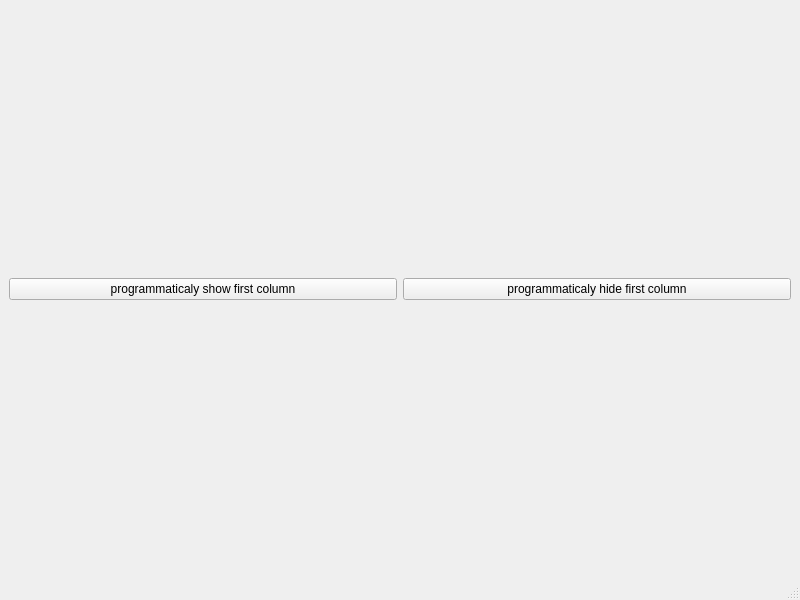
<?xml version="1.0" encoding="UTF-8"?>
<ui version="4.0">
 <class>MainWindow</class>
 <widget class="QMainWindow" name="MainWindow">
  <property name="geometry">
   <rect>
    <x>0</x>
    <y>0</y>
    <width>800</width>
    <height>600</height>
   </rect>
  </property>
  <property name="windowTitle">
   <string>MainWindow</string>
  </property>
  <widget class="QWidget" name="centralwidget">
   <layout class="QVBoxLayout" name="verticalLayout">
    <item>
     <layout class="QHBoxLayout" name="horizontalLayout">
      <item>
       <widget class="QPushButton" name="pushButton">
        <property name="text">
         <string>programmaticaly show first column</string>
        </property>
       </widget>
      </item>
      <item>
       <widget class="QPushButton" name="pushButton_2">
        <property name="text">
         <string>programmaticaly hide first column</string>
        </property>
       </widget>
      </item>
     </layout>
    </item>
   </layout>
  </widget>
  <widget class="QMenuBar" name="menubar">
   <property name="geometry">
    <rect>
     <x>0</x>
     <y>0</y>
     <width>800</width>
     <height>21</height>
    </rect>
   </property>
  </widget>
  <widget class="QStatusBar" name="statusbar"/>
 </widget>
 <resources/>
 <connections/>
</ui>
